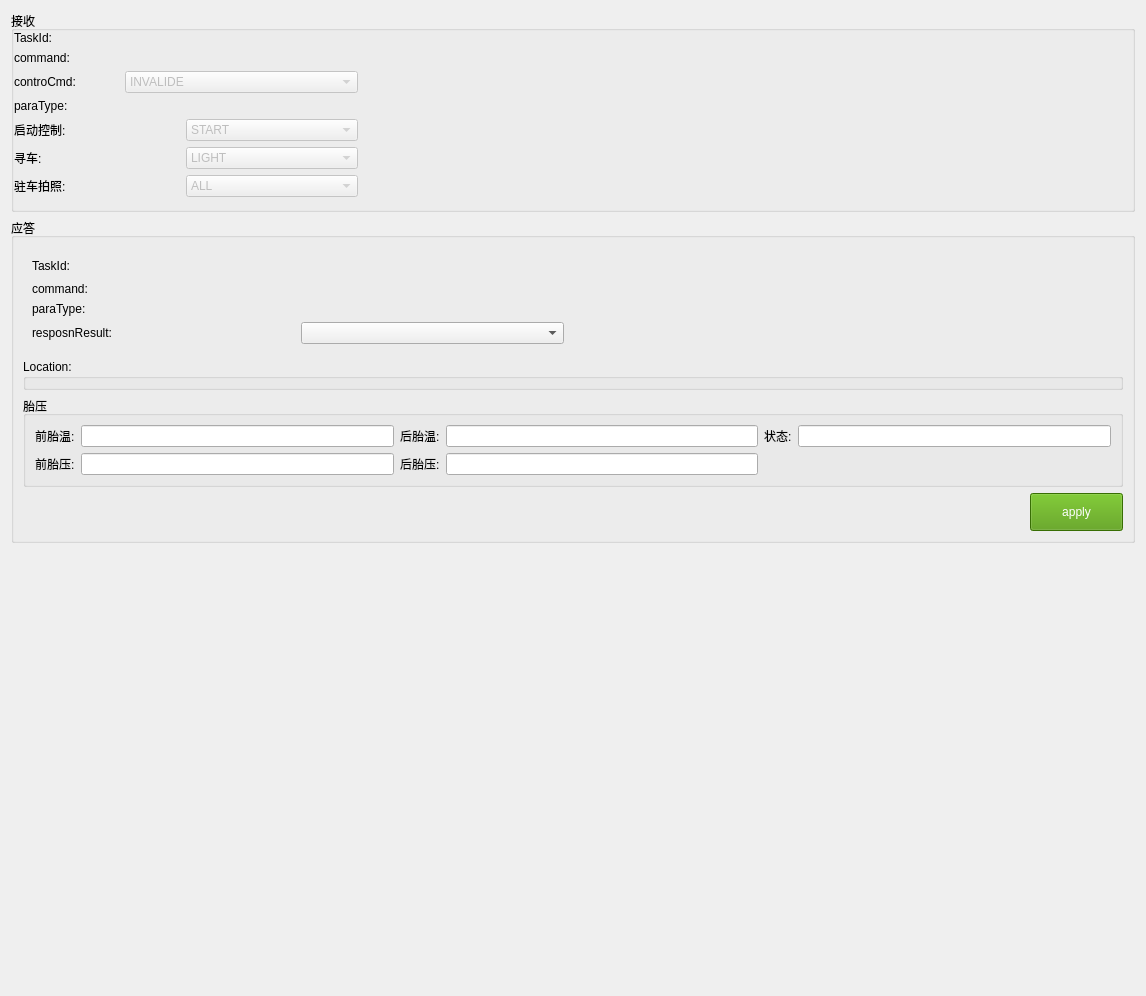
<?xml version="1.0" encoding="UTF-8"?>
<ui version="4.0">
 <class>RemoteControlWid</class>
 <widget class="QWidget" name="RemoteControlWid">
  <property name="geometry">
   <rect>
    <x>0</x>
    <y>0</y>
    <width>1146</width>
    <height>996</height>
   </rect>
  </property>
  <property name="minimumSize">
   <size>
    <width>0</width>
    <height>0</height>
   </size>
  </property>
  <property name="windowTitle">
   <string>Form</string>
  </property>
  <property name="styleSheet">
   <string notr="true">QPushButton#pushButton_apply{
	background-color: rgb(78, 154, 6);
   color:white;
   height:30;
   width:85;
}</string>
  </property>
  <layout class="QVBoxLayout" name="verticalLayout_7">
   <item>
    <widget class="QGroupBox" name="groupBox">
     <property name="minimumSize">
      <size>
       <width>0</width>
       <height>0</height>
      </size>
     </property>
     <property name="maximumSize">
      <size>
       <width>16777215</width>
       <height>16777215</height>
      </size>
     </property>
     <property name="title">
      <string>接收</string>
     </property>
     <layout class="QHBoxLayout" name="horizontalLayout_18">
      <property name="spacing">
       <number>0</number>
      </property>
      <property name="leftMargin">
       <number>0</number>
      </property>
      <property name="topMargin">
       <number>0</number>
      </property>
      <property name="rightMargin">
       <number>0</number>
      </property>
      <property name="bottomMargin">
       <number>0</number>
      </property>
      <item>
       <widget class="QWidget" name="widget_receive" native="true">
        <property name="minimumSize">
         <size>
          <width>0</width>
          <height>0</height>
         </size>
        </property>
        <layout class="QVBoxLayout" name="verticalLayout">
         <property name="spacing">
          <number>6</number>
         </property>
         <property name="leftMargin">
          <number>0</number>
         </property>
         <property name="topMargin">
          <number>0</number>
         </property>
         <property name="rightMargin">
          <number>0</number>
         </property>
         <property name="bottomMargin">
          <number>0</number>
         </property>
         <item>
          <layout class="QHBoxLayout" name="horizontalLayout">
           <item>
            <widget class="QLabel" name="label">
             <property name="text">
              <string>TaskId:</string>
             </property>
            </widget>
           </item>
           <item>
            <widget class="QLabel" name="label_taskId">
             <property name="minimumSize">
              <size>
               <width>300</width>
               <height>0</height>
              </size>
             </property>
             <property name="text">
              <string/>
             </property>
            </widget>
           </item>
          </layout>
         </item>
         <item>
          <layout class="QHBoxLayout" name="horizontalLayout_5">
           <item>
            <widget class="QLabel" name="label_2">
             <property name="text">
              <string>command:</string>
             </property>
            </widget>
           </item>
           <item>
            <widget class="QLabel" name="label_cmd">
             <property name="text">
              <string/>
             </property>
            </widget>
           </item>
          </layout>
         </item>
         <item>
          <layout class="QHBoxLayout" name="horizontalLayout_6">
           <item>
            <widget class="QLabel" name="label_3">
             <property name="text">
              <string>controCmd:</string>
             </property>
            </widget>
           </item>
           <item>
            <widget class="QComboBox" name="comboBox_ctrlCmd">
             <property name="enabled">
              <bool>false</bool>
             </property>
             <item>
              <property name="text">
               <string>INVALIDE</string>
              </property>
             </item>
             <item>
              <property name="text">
               <string>CONTROL_ENGINE_COMMAND</string>
              </property>
             </item>
             <item>
              <property name="text">
               <string>CONTROL_FIND_CAR_COMMAND</string>
              </property>
             </item>
             <item>
              <property name="text">
               <string>ENABLE_GEAR_REPORT</string>
              </property>
             </item>
             <item>
              <property name="text">
               <string>CONTROL_GET_POSITION</string>
              </property>
             </item>
             <item>
              <property name="text">
               <string>CONTROL_GET_TIER_PRESSURE</string>
              </property>
             </item>
             <item>
              <property name="text">
               <string>CONTROL_PARKING_PHOTO</string>
              </property>
             </item>
             <item>
              <property name="text">
               <string>CONTROL_SET_ROUND_FENCE</string>
              </property>
             </item>
             <item>
              <property name="text">
               <string>CONTROL_SET_POLYGON_FENCE</string>
              </property>
             </item>
             <item>
              <property name="text">
               <string>CONTROL_CLEAR_FENCE</string>
              </property>
             </item>
             <item>
              <property name="text">
               <string>CONTROL_HEAT_SEAT</string>
              </property>
             </item>
             <item>
              <property name="text">
               <string>CONTROL_HEAT_HANDLEBAR</string>
              </property>
             </item>
             <item>
              <property name="text">
               <string>CONTROL_HEAT_RESERVE</string>
              </property>
             </item>
            </widget>
           </item>
          </layout>
         </item>
         <item>
          <layout class="QHBoxLayout" name="horizontalLayout_7">
           <item>
            <widget class="QLabel" name="label_4">
             <property name="text">
              <string>paraType:</string>
             </property>
            </widget>
           </item>
           <item>
            <widget class="QLabel" name="label_paraType">
             <property name="text">
              <string/>
             </property>
            </widget>
           </item>
          </layout>
         </item>
         <item>
          <widget class="QWidget" name="widget_engine" native="true">
           <layout class="QHBoxLayout" name="horizontalLayout_15">
            <property name="spacing">
             <number>0</number>
            </property>
            <property name="leftMargin">
             <number>0</number>
            </property>
            <property name="topMargin">
             <number>0</number>
            </property>
            <property name="rightMargin">
             <number>0</number>
            </property>
            <property name="bottomMargin">
             <number>0</number>
            </property>
            <item>
             <layout class="QHBoxLayout" name="horizontalLayout_8">
              <item>
               <widget class="QLabel" name="label_9">
                <property name="text">
                 <string>启动控制:</string>
                </property>
               </widget>
              </item>
              <item>
               <widget class="QComboBox" name="comboBox_engine">
                <property name="enabled">
                 <bool>false</bool>
                </property>
                <item>
                 <property name="text">
                  <string>START</string>
                 </property>
                </item>
                <item>
                 <property name="text">
                  <string>STOP</string>
                 </property>
                </item>
               </widget>
              </item>
             </layout>
            </item>
           </layout>
          </widget>
         </item>
         <item>
          <widget class="QWidget" name="widget_findCar" native="true">
           <layout class="QHBoxLayout" name="horizontalLayout_16">
            <property name="spacing">
             <number>0</number>
            </property>
            <property name="leftMargin">
             <number>0</number>
            </property>
            <property name="topMargin">
             <number>0</number>
            </property>
            <property name="rightMargin">
             <number>0</number>
            </property>
            <property name="bottomMargin">
             <number>0</number>
            </property>
            <item>
             <layout class="QHBoxLayout" name="horizontalLayout_9">
              <item>
               <widget class="QLabel" name="label_10">
                <property name="text">
                 <string>寻车:</string>
                </property>
               </widget>
              </item>
              <item>
               <widget class="QComboBox" name="comboBox_findCar">
                <property name="enabled">
                 <bool>false</bool>
                </property>
                <item>
                 <property name="text">
                  <string>LIGHT</string>
                 </property>
                </item>
                <item>
                 <property name="text">
                  <string>HORN</string>
                 </property>
                </item>
                <item>
                 <property name="text">
                  <string>LIGHT_HORN</string>
                 </property>
                </item>
               </widget>
              </item>
             </layout>
            </item>
           </layout>
          </widget>
         </item>
         <item>
          <widget class="QWidget" name="widget_photo" native="true">
           <layout class="QHBoxLayout" name="horizontalLayout_11">
            <property name="spacing">
             <number>0</number>
            </property>
            <property name="leftMargin">
             <number>0</number>
            </property>
            <property name="topMargin">
             <number>0</number>
            </property>
            <property name="rightMargin">
             <number>0</number>
            </property>
            <property name="bottomMargin">
             <number>0</number>
            </property>
            <item>
             <layout class="QHBoxLayout" name="horizontalLayout_10">
              <item>
               <widget class="QLabel" name="label_11">
                <property name="text">
                 <string>驻车拍照:</string>
                </property>
               </widget>
              </item>
              <item>
               <widget class="QComboBox" name="comboBox_photo">
                <property name="enabled">
                 <bool>false</bool>
                </property>
                <item>
                 <property name="text">
                  <string>ALL</string>
                 </property>
                </item>
                <item>
                 <property name="text">
                  <string>FRONT</string>
                 </property>
                </item>
                <item>
                 <property name="text">
                  <string>REAR</string>
                 </property>
                </item>
                <item>
                 <property name="text">
                  <string>LEFT</string>
                 </property>
                </item>
                <item>
                 <property name="text">
                  <string>RIGHT</string>
                 </property>
                </item>
               </widget>
              </item>
             </layout>
            </item>
           </layout>
          </widget>
         </item>
         <item>
          <widget class="QWidget" name="widget_Efence" native="true">
           <property name="minimumSize">
            <size>
             <width>0</width>
             <height>0</height>
            </size>
           </property>
           <layout class="QVBoxLayout" name="verticalLayout_5">
            <property name="spacing">
             <number>0</number>
            </property>
            <property name="leftMargin">
             <number>0</number>
            </property>
            <property name="topMargin">
             <number>0</number>
            </property>
            <property name="rightMargin">
             <number>0</number>
            </property>
            <property name="bottomMargin">
             <number>0</number>
            </property>
            <item>
             <layout class="QVBoxLayout" name="verticalLayout_fence"/>
            </item>
           </layout>
          </widget>
         </item>
         <item>
          <widget class="QWidget" name="widget_seatHeat" native="true">
           <property name="minimumSize">
            <size>
             <width>0</width>
             <height>0</height>
            </size>
           </property>
           <property name="maximumSize">
            <size>
             <width>16777215</width>
             <height>100</height>
            </size>
           </property>
           <layout class="QHBoxLayout" name="horizontalLayout_17">
            <property name="spacing">
             <number>0</number>
            </property>
            <property name="leftMargin">
             <number>0</number>
            </property>
            <property name="topMargin">
             <number>0</number>
            </property>
            <property name="rightMargin">
             <number>0</number>
            </property>
            <property name="bottomMargin">
             <number>0</number>
            </property>
            <item>
             <layout class="QVBoxLayout" name="verticalLayout_seatHeat"/>
            </item>
           </layout>
          </widget>
         </item>
        </layout>
       </widget>
      </item>
      <item>
       <spacer name="horizontalSpacer">
        <property name="orientation">
         <enum>Qt::Horizontal</enum>
        </property>
        <property name="sizeHint" stdset="0">
         <size>
          <width>212</width>
          <height>20</height>
         </size>
        </property>
       </spacer>
      </item>
     </layout>
    </widget>
   </item>
   <item>
    <widget class="QGroupBox" name="groupBox_2">
     <property name="minimumSize">
      <size>
       <width>0</width>
       <height>0</height>
      </size>
     </property>
     <property name="title">
      <string>应答</string>
     </property>
     <layout class="QVBoxLayout" name="verticalLayout_4">
      <item>
       <layout class="QHBoxLayout" name="horizontalLayout_13">
        <item>
         <widget class="QWidget" name="widget_left" native="true">
          <property name="minimumSize">
           <size>
            <width>300</width>
            <height>0</height>
           </size>
          </property>
          <layout class="QVBoxLayout" name="verticalLayout_6">
           <item>
            <layout class="QHBoxLayout" name="horizontalLayout_2">
             <item>
              <widget class="QLabel" name="label_5">
               <property name="text">
                <string>TaskId:</string>
               </property>
              </widget>
             </item>
             <item>
              <widget class="QLabel" name="label_taskIdResp">
               <property name="text">
                <string/>
               </property>
              </widget>
             </item>
             <item>
              <spacer name="horizontalSpacer_2">
               <property name="orientation">
                <enum>Qt::Horizontal</enum>
               </property>
               <property name="sizeHint" stdset="0">
                <size>
                 <width>40</width>
                 <height>20</height>
                </size>
               </property>
              </spacer>
             </item>
            </layout>
           </item>
           <item>
            <layout class="QHBoxLayout" name="horizontalLayout_3">
             <item>
              <widget class="QLabel" name="label_6">
               <property name="text">
                <string>command:</string>
               </property>
              </widget>
             </item>
             <item>
              <widget class="QLabel" name="label_cmdResp">
               <property name="text">
                <string/>
               </property>
              </widget>
             </item>
            </layout>
           </item>
           <item>
            <layout class="QHBoxLayout" name="horizontalLayout_12">
             <item>
              <widget class="QLabel" name="label_8">
               <property name="text">
                <string>paraType:</string>
               </property>
              </widget>
             </item>
             <item>
              <widget class="QLabel" name="label_paraTypeResp">
               <property name="text">
                <string/>
               </property>
              </widget>
             </item>
            </layout>
           </item>
           <item>
            <layout class="QHBoxLayout" name="horizontalLayout_4">
             <item>
              <widget class="QLabel" name="label_7">
               <property name="text">
                <string>resposnResult:</string>
               </property>
              </widget>
             </item>
             <item>
              <widget class="QComboBox" name="comboBox_result"/>
             </item>
            </layout>
           </item>
          </layout>
         </widget>
        </item>
        <item>
         <spacer name="horizontalSpacer_3">
          <property name="orientation">
           <enum>Qt::Horizontal</enum>
          </property>
          <property name="sizeHint" stdset="0">
           <size>
            <width>40</width>
            <height>20</height>
           </size>
          </property>
         </spacer>
        </item>
       </layout>
      </item>
      <item>
       <widget class="QGroupBox" name="groupBox_location">
        <property name="title">
         <string>Location:</string>
        </property>
        <layout class="QVBoxLayout" name="verticalLayout_3">
         <property name="spacing">
          <number>0</number>
         </property>
         <property name="leftMargin">
          <number>0</number>
         </property>
         <property name="topMargin">
          <number>0</number>
         </property>
         <property name="rightMargin">
          <number>0</number>
         </property>
         <property name="bottomMargin">
          <number>0</number>
         </property>
         <item>
          <layout class="QVBoxLayout" name="verticalLayout_location"/>
         </item>
        </layout>
       </widget>
      </item>
      <item>
       <widget class="QGroupBox" name="groupBox_tire">
        <property name="title">
         <string>胎压</string>
        </property>
        <layout class="QVBoxLayout" name="verticalLayout_2">
         <item>
          <layout class="QGridLayout" name="gridLayout">
           <item row="0" column="2">
            <widget class="QLabel" name="label_14">
             <property name="text">
              <string>后胎温:</string>
             </property>
            </widget>
           </item>
           <item row="0" column="5">
            <widget class="QLineEdit" name="lineEdit_status"/>
           </item>
           <item row="0" column="1">
            <widget class="QLineEdit" name="lineEdit_frontTemp"/>
           </item>
           <item row="0" column="4">
            <widget class="QLabel" name="label_16">
             <property name="text">
              <string>状态:</string>
             </property>
            </widget>
           </item>
           <item row="0" column="3">
            <widget class="QLineEdit" name="lineEdit_rearTemp"/>
           </item>
           <item row="0" column="0">
            <widget class="QLabel" name="label_12">
             <property name="text">
              <string>前胎温:</string>
             </property>
            </widget>
           </item>
           <item row="1" column="0">
            <widget class="QLabel" name="label_13">
             <property name="text">
              <string>前胎压:</string>
             </property>
            </widget>
           </item>
           <item row="1" column="1">
            <widget class="QLineEdit" name="lineEdit_frontPressure"/>
           </item>
           <item row="1" column="2">
            <widget class="QLabel" name="label_15">
             <property name="text">
              <string>后胎压:</string>
             </property>
            </widget>
           </item>
           <item row="1" column="3">
            <widget class="QLineEdit" name="lineEdit_rearPressure"/>
           </item>
          </layout>
         </item>
        </layout>
       </widget>
      </item>
      <item>
       <layout class="QHBoxLayout" name="horizontalLayout_14">
        <item>
         <spacer name="horizontalSpacer_4">
          <property name="orientation">
           <enum>Qt::Horizontal</enum>
          </property>
          <property name="sizeHint" stdset="0">
           <size>
            <width>40</width>
            <height>20</height>
           </size>
          </property>
         </spacer>
        </item>
        <item>
         <widget class="QPushButton" name="pushButton_apply">
          <property name="text">
           <string>apply</string>
          </property>
         </widget>
        </item>
       </layout>
      </item>
     </layout>
    </widget>
   </item>
   <item>
    <spacer name="verticalSpacer">
     <property name="orientation">
      <enum>Qt::Vertical</enum>
     </property>
     <property name="sizeHint" stdset="0">
      <size>
       <width>20</width>
       <height>70</height>
      </size>
     </property>
    </spacer>
   </item>
  </layout>
 </widget>
 <resources/>
 <connections/>
</ui>
